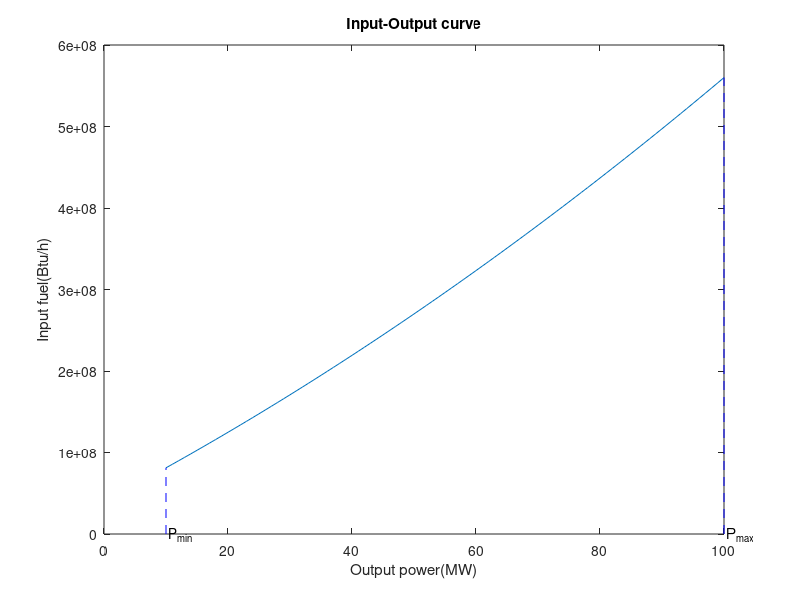
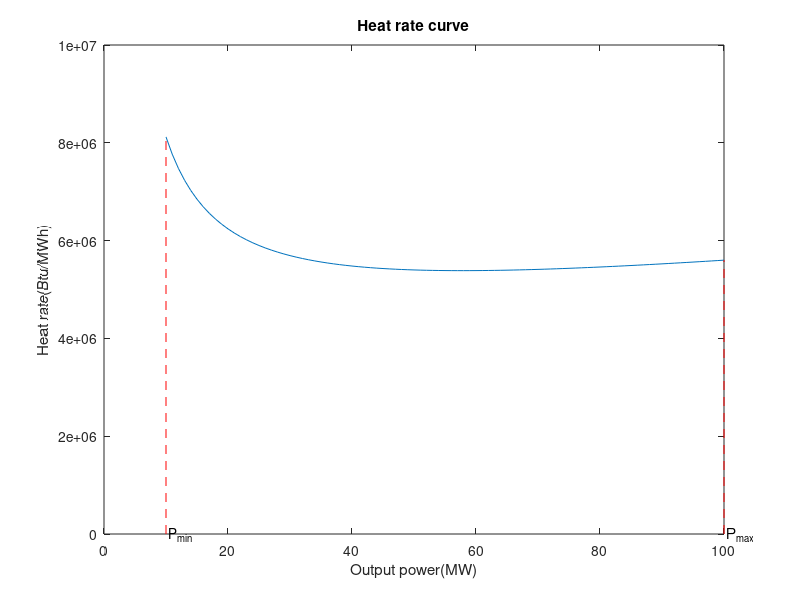
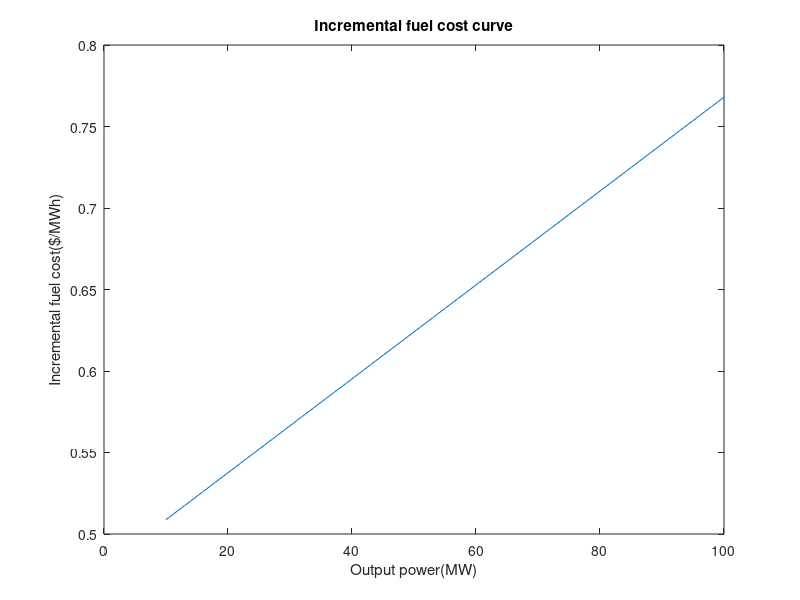

Source code (MATLAB) for these figures, in order:
%input-output curve
p=10:100;
F=(40+4*p+0.012*p.^2)*(10^6);
plot(p,F)
title("Input-Output curve")
xlabel("Output power(MW)")
ylabel("Input fuel(Btu/h)")
hold on;
minimum=min(F);
maximum=max(F);
x1=[10,10];
x2=[100,100];
y1=[0,minimum];
y2=[0,maximum];
plot(x1,y1,'--b')
hold on
plot(x2,y2,'--b')
text(10,0,' P_m_i_n')
text(100,0,' P_m_a_x')

%Heat rate
p=10:100;
F=(40+4*p+0.012*p.^2)*(10^6);
hr=F./p;
figure
plot(p,hr)
title("Heat rate curve")
xlabel("Output power(MW)")
ylabel("Heat rate(Btu/MWh)")
x1=[10,10];
x2=[100,100];
y1=[0,hr(1)];
y2=[0,hr(91)];
hold on;
plot(x1,y1,'--r');
hold on;
plot(x2,y2,'--r')
text(10,0,' P_m_i_n')
text(100,0,' P_m_a_x')

%incremental fuel cost
p=10:100;
iFc=(4+.024*p)*(.12);
figure
plot(p,iFc)
title("Incremental fuel cost curve")
xlabel("Output power(MW)")
ylabel("Incremental fuel cost($/MWh)")
